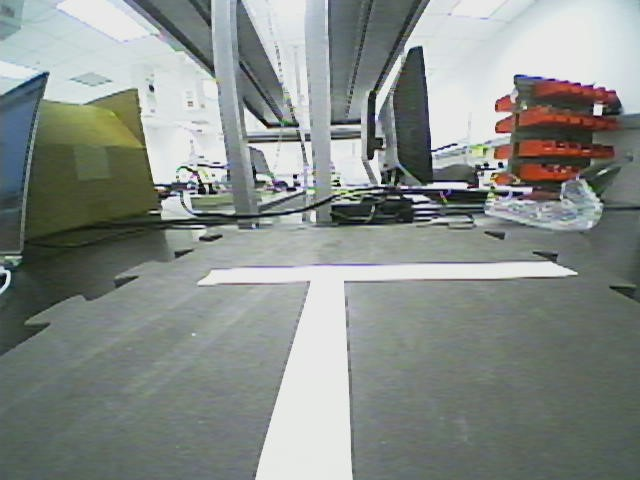
#> input picture mouse_code/Caitlin/OpenCV/15cm.jpg, 640 x 480 px, given in place of the camera
$ python intersects_pic.py
#> lines starting #> are read from the running program, lines starting #| are printed output that depends on the picture; after the words box and inside, x2 and y2 are one past the last pixel; in counts of white or black regions, pixels touching at a corner belong together; long printed decimals are rounded
import cv2
import numpy as np
import matplotlib.pyplot as plt
import matplotlib.image as mpimg
import math
# from PIL import Image

def initialize():
    vid = cv2.VideoCapture(1)
    return vid

def close(vid):
    vid.release()
    cv2.destroyAllWindows()
    print("Done")

def intersect(vid):

    ret = np.load("./Calibration/camera3_params/ret.npy")
#> (reads mouse_code/Caitlin/OpenCV/Calibration/camera2_params/ret.npy from the repository)
    mtx = np.load("./Calibration/camera3_params/mtx.npy")
#> (reads mouse_code/Caitlin/OpenCV/Calibration/camera3_params/mtx.npy from the repository)
    dist = np.load("./Calibration/camera3_params/dist.npy")
#> (reads mouse_code/Caitlin/OpenCV/Calibration/camera3_params/dist.npy from the repository)
    rvecs = np.load("./Calibration/camera3_params/rvecs.npy")
#> (reads mouse_code/Caitlin/OpenCV/Calibration/camera3_params/rvecs.npy from the repository)
    tvecs = np.load("./Calibration/camera3_params/tvecs.npy")
    newmtx = np.load("./Calibration/camera3_params/newmtx.npy")

    type = -1
    center_dist = -1

    if vid.isOpened():
        for i in range(0,3):
            ret, img = vid.read()
#> this loop made 3 passes
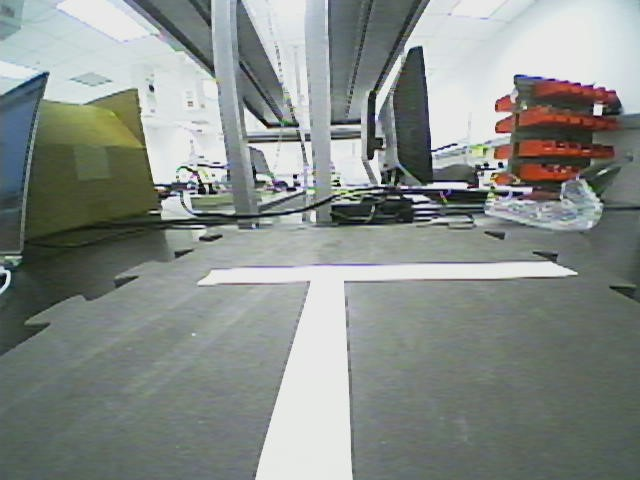
#> input picture mouse_code/Caitlin/OpenCV/15cm.jpg, 640 x 480 px, given in place of the camera

        og_img = cv2.undistort(img, mtx, dist, None, newmtx)
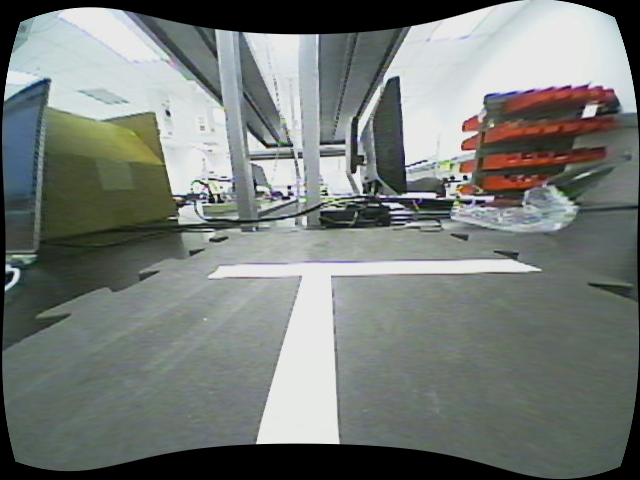
#> og_img: shape (480, 640, 3); mean B, G, R 120, 123.9, 118.5
#> img is the input picture: shape (480, 640, 3); mean B, G, R 137.4, 141.4, 135.3
        cv2.imwrite('og_img.jpg', og_img)

        # [13 lines of commented-out code are left out]
        c = 0.38
        c_add = 0
        c_h = 20
        c_v = 40

        img = og_img[int(len(og_img)*c + c_add):len(og_img)-c_v, c_h:len(og_img[0])-c_h]      # crop image
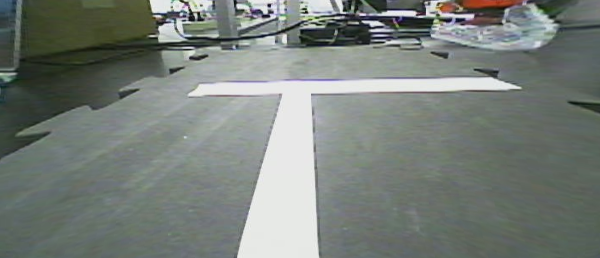
#> img: shape (258, 600, 3); mean B, G, R 121.4, 126.8, 119.7
        print("og_img dimensions: xLen = ", len(og_img[0]), "\tyLen = ", len(og_img))
#| og_img dimensions: xLen =  640 	yLen =  480
        print("img dimensions: xLen = ", len(img[0]), "\tyLen = ", len(img))
#| img dimensions: xLen =  600 	yLen =  258
        gray = cv2.cvtColor(img,cv2.COLOR_BGR2GRAY)                 # convert cropped image to grayscale
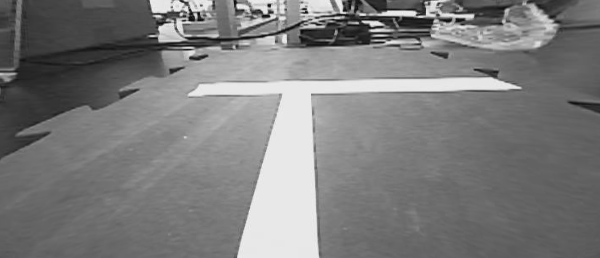
#> gray: shape (258, 600); min 9, max 252, mean 124.1
        og_gray = cv2.cvtColor(og_img,cv2.COLOR_BGR2GRAY)
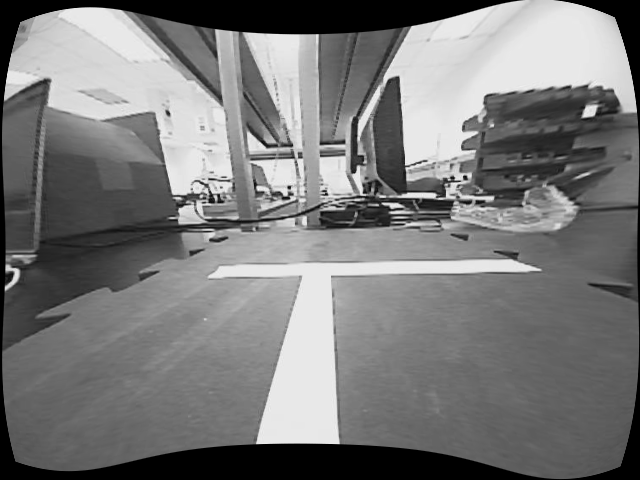
#> og_gray: shape (480, 640); min 0, max 252, mean 121.8
        edges = cv2.Canny(gray,200,255)                             # edge detection with Canny
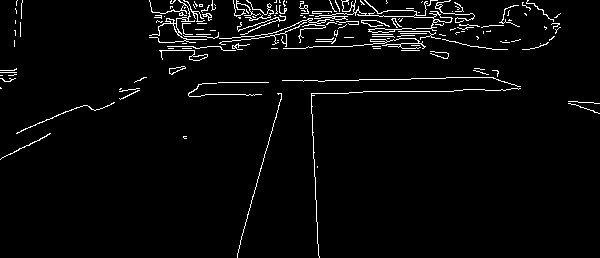
#> edges: shape (258, 600); 3.3% white in thin lines or dots
        cv2.imwrite('edges.jpg',edges)                              # write edges to image
        lines = cv2.HoughLines(edges,1,np.pi/180,20)                # detect lines

        if lines is not None:
            # [15 lines of commented-out code are left out]
            strong_lines = np.zeros([4,1,2])        # [vert1, vert2, horz1, horz2]

            n2 = 0
            numVert = 0
            numHorz = 0
            for n1 in range(0,len(lines)):
                for rho,theta in lines[n1]:
                    # print("rho = ", rho, ", theta = ", theta, "\tslope = ", -1/math.tan(theta))
                    if n1 == 0:
                        if math.tan(theta) != 0 and abs(-1/math.tan(theta)) > 1:
                            strong_lines[0] = lines[n1]
                            numVert += 1
                            print("stored vert1")
                        # slope not vertical and |slope|<0.5 and
                        elif math.tan(theta) != 0 and abs(1/math.tan(theta)) < 0.5:
                            y_center = -1/math.tan(theta)*(int(len(img[0])/2) - np.cos(theta)*rho) + np.sin(theta)*rho
                            print("y coordinate at x = ", int(len(img[0])/2), ": ", y_center)
                            cv2.circle(og_img,(int(len(img[0])/2) + c_h,int(y_center) + int(len(og_img)*c + c_add)),radius=1,color=(0,255,0),thickness=2)
                            if y_center > 0 and y_center < len(img[0]):
                                strong_lines[2] = lines[n1]
                                numHorz += 1
                        n2 = n2 + 1
                    else:
                        if rho < 0:
                           rho*=-1
                           theta-=np.pi
                        # print("rho = ", rho, " theta = ", theta)
                        closeness_rho = np.isclose(rho,strong_lines[0:n2,0,0],atol = 10)
                        closeness_theta = np.isclose(theta,strong_lines[0:n2,0,1],atol = np.pi/36)
                        closeness = np.all([closeness_rho,closeness_theta],axis=0)

                        #
                        if not any(closeness) and n2 < 4:                                   # check if potential strong line
                            if math.tan(theta) != 0 and abs(-1/math.tan(theta)) > 1 and numVert < 2:                  # check if pos vertical and no pos vert found
                                x_center = (int(len(img)/2) - np.sin(theta)*rho)/(-1/math.tan(theta)) + np.cos(theta)*rho
                                # print("x coordinate at y = ", int(len(img)/2), ": ", x_center)
                                # print("\t x_center>0 = ", x_center>0, ", x_center<len(img) = ", x_center<len(img))
                                if x_center > 0 and x_center < len(img[0]):
                                    if numVert > 0:
                                        if abs(x_center - ((int(len(img)/2) - np.sin(strong_lines[0][0][1])*strong_lines[0][0][0])/(-1/math.tan(strong_lines[0][0][1])) + np.cos(strong_lines[0][0][1])*strong_lines[0][0][0])) > 10:
                                            strong_lines[numVert] = lines[n1]
                                            numVert += 1
                                            n2 += 1
                                            print("stored vert2")
                                    else:
                                        strong_lines[0] = lines[n1]
                                        numVert += 1
                                        n2 += 1
                                        print("stored vert1")
                            elif math.tan(theta) != 0 and abs(1/math.tan(theta)) < 0.5 and numHorz < 2:                # check if horiz line and < 2 strong horizs
                                #strong_lines = np.concatenate((strong_lines, [lines[n1]]), axis=0)
                                y_center = -1/math.tan(theta)*(int(len(img[0])/2) - np.cos(theta)*rho) + np.sin(theta)*rho
                                print("y coordinate at x = ", int(len(img[0])/2), ": ", y_center)
                                cv2.circle(og_img,(int(len(img[0])/2) + c_h,int(y_center) + int(len(og_img)*c + c_add)),radius=1,color=(0,255,0),thickness=2)
                                if y_center > 0 and y_center < len(img[0]):
                                    if numHorz > 0:
                                        # Check for gap between potential horizontal and existing horizontal
                                        if abs(y_center - (-1/math.tan(strong_lines[2][0][1])*(int(len(img[0])/2) - np.cos(strong_lines[2][0][1])*strong_lines[2][0][0]) + np.sin(strong_lines[2][0][1])*strong_lines[2][0][0])) > 10:
                                            strong_lines[2 + numHorz] = lines[n1]
                                            numHorz += 1
                                            n2 += 1
                                    else:
                                        strong_lines[2 + numHorz] = lines[n1]
                                        numHorz += 1
                                        n2 += 1
#> this loop made 3175 passes
#| y coordinate at x =  300 :  92.778
#| y coordinate at x =  300 :  12.477
#| stored vert1
#| stored vert2
#> og_img: shape (480, 640, 3); 0.01% of pixels changed, all inside (x1, y1, x2, y2) = (318, 192, 323, 277)
#> after the loop, n2 = 4; numHorz = 2; numVert = 2; rho = 176; strong_lines = [[297, 0.279], [-305, 3.09], [98, 1.55], [2, 1.61]]; theta = -0.0175

            print("numVert = ", numVert, ", numHorz = ", numHorz)
#| numVert =  2 , numHorz =  2

            # print("strong lines before deletion: ")
            # print(strong_lines)
            # print(strong_lines.shape)


            if numVert > 1:
                # Remove unnecessary array elements
                if numHorz < 2:
                    for n in range(numHorz + 2, 4):
                        #print("deleting n = ", 5-n)
                        strong_lines = np.delete(strong_lines, len(strong_lines)-1, 0)

                print("strong lines after deletion: ")
                print(strong_lines)
#| [[[ 2.97000000e+02  2.79252678e-01]]
#|  [[-3.05000000e+02  3.08923268e+00]]
#|  [[ 9.80000000e+01  1.55334306e+00]]
#|  [[ 2.00000000e+00  1.60570288e+00]]]

                # Display strong lines
                i = 0
                for line in strong_lines:
                    for rho,theta in line:
                        a = np.cos(theta)
                        b = np.sin(theta)
                        x0 = a*rho
                        y0 = b*rho
                        x1 = int(x0 + 1000*(-b))
                        y1 = int(y0 + 1000*(a))
                        x2 = int(x0 - 1000*(-b))
                        y2 = int(y0 - 1000*(a))
                        cv2.line(img,(x1,y1),(x2,y2),(10+80*i,0,0),2)
                        i += 1
#> this loop made 4 passes
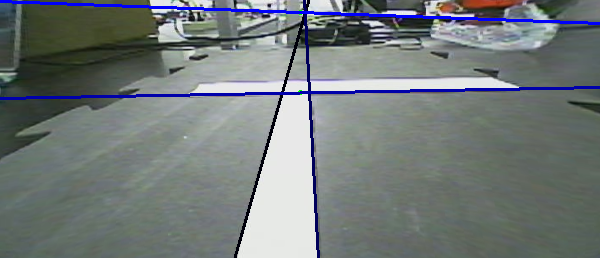
#> img: shape (258, 600, 3); 3.31% of pixels changed, all inside (x1, y1, x2, y2) = (0, 0, 600, 258)
#> after the loop, i = 4
                # [40 lines of commented-out code are left out]
                if numHorz > 0 :
                    print("numHorz > 0")
                    def intersection(l1, l2):
                        rho1, theta1 = l1[0]
                        rho2, theta2 = l2[0]
                        A = np.array([
                            [np.cos(theta1), np.sin(theta1)],
                            [np.cos(theta2), np.sin(theta2)]])
                        b = np.array([[rho1], [rho2]])
                        x0, y0 = np.linalg.solve(A, b)
                        x0, y0 = int(np.round(x0)), int(np.round(y0))
                        return [[x0, y0]]

                    if numHorz > 1 :    # Both intersecting edges present
                        print("numHorz > 1")
                        # Calculate 4 corners of intersection
                        corners = []
                        i = 0
                        while i < 2:
                            j = 2
                            while j < 2 + numHorz:
                                corners.append(intersection(strong_lines[i], strong_lines[j]))
                                j += 1
                            i += 1
#> this loop made 2 passes
#> after the loop, corners = [[[282, 93]], [[305, 13]], [[310, 93]], [[306, 13]]]; i = 2

                        # Calculate center of intersection
                        centerX = int((corners[0][0][0] + corners[2][0][0] + corners[1][0][0] + corners[3][0][0])/4)
#> centerX = 300
                        centerY = int((corners[0][0][1] + corners[2][0][1] + corners[1][0][1] + corners[3][0][1])/4)
#> centerY = 53

                        # Horizontal midline slope = average of horiz slopes
                        # print("slope horz1 = ", -1/math.tan(strong_lines[2][0][1]), ", slope horz2 = ", -1/math.tan(strong_lines[3][0][1]))
                        midH_slope = ((-1/math.tan(strong_lines[2][0][1])) + (-1/math.tan(strong_lines[3][0][1])))/2
#> midH_slope = 0.00873


                    else :              # One intersecting edge present; center is average of intersections
                        print("numHorz = 1")
                        corners = [intersection(strong_lines[0], strong_lines[2]), intersection(strong_lines[1], strong_lines[2])]
                        centerX = int((corners[0][0][0] + corners[1][0][0])/2)
                        centerY = int((corners[0][0][1] + corners[1][0][1])/2)

                        # Horizontal midline slope = single horiz slope
                        midH_slope = 1/math.tan(strong_lines[2][0][1])

                else :
                    centerY = int(len(img)/2)
                    coords = []
                    for line in strong_lines:
                        for rho,theta in line:
                            a = np.cos(theta)
                            b = np.sin(theta)
                            x0 = a*rho
                            y0 = b*rho
                            x1 = int(x0 + 1000*(-b))
                            y1 = int(y0 + 1000*(a))
                            x2 = int(x0 - 1000*(-b))
                            y2 = int(y0 - 1000*(a))
                            print("(", x1, ", ", y1, "), (", x2, ", ", y2, ")")
                            slope = -1/math.tan(theta)
                            y3 = centerY
                            x3 = (y3 - y2)/slope + x2
                            coords.append(x3)
                        print("coords: ")
                        print(coords)
                    centerX = int((coords[0] + coords[1])/2)

                    # Horizontal midline slope = 0
                    midH_slope = 0

                # print("midH_slope = ", midH_slope)
                print("centerX = ", centerX, "\txDim = ", len(img[0]))
#| centerX =  300 	xDim =  600
                print("centerY = ", centerY, "\tyDim = ", len(img))
#| centerY =  53 	yDim =  258
                # center_dist = 13*math.pow(1.03,-0.2*centerY) + 8           # distance eq for cam 1, mouse C
                center_dist = 12*math.pow(1.03,-0.3*centerY) + 8           # distance eq for cam 3, mouse D
#> center_dist = 15.5
                # center_dist = 14*math.pow(1.03,-0.2*centerY) + 7            # distance eq for cam 2, mouse G
                print("distance to intersection: ", center_dist)
#| distance to intersection:  15.500
                cv2.circle(img,(centerX,centerY),radius=1,color=(0,255,0),thickness=2)
#> img: shape (258, 600, 3); 0.01% of pixels changed, all inside (x1, y1, x2, y2) = (298, 51, 303, 56)
                cv2.imwrite('samplePoints.jpg', img)
                cv2.circle(og_img,(centerX + c_h,centerY + int(len(og_img)*c + c_add)),radius=1,color=(0,255,0),thickness=2)
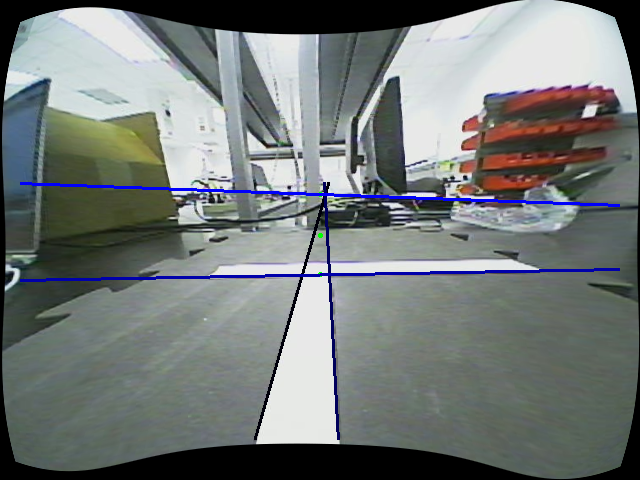
#> og_img: shape (480, 640, 3); mean B, G, R 120.3, 121.4, 116.1


                left = 0
                right = 0
                up = 0
                down = 0
                upL = 0
                upR = 0
                downL = 0
                downR = 0

                threshold = 220

                # Check left of center
                leftX = centerX - 90
#> leftX = 210
                leftY = int(midH_slope*(leftX - centerX) + centerY)
#> leftY = 52
                cv2.circle(og_img,(leftX + c_h,leftY + int(len(og_img)*c)),radius=1,color=(0,0,255),thickness=2)
#> og_img: shape (480, 640, 3); 0.01% of pixels changed, all inside (x1, y1, x2, y2) = (228, 232, 233, 237)
                if og_gray[leftY + int(len(og_img)*c) + c_add][leftX + c_h] > threshold :
                    left = 1
                # cv2.imwrite('og_samplePoints.jpg',og_img)

                # Check right of center
                rightX = centerX + 90
#> rightX = 390
                rightY = int(midH_slope*(rightX - centerX) + centerY)
#> rightY = 53
                cv2.circle(og_img,(rightX + c_h,rightY + int(len(og_img)*c)),radius=1,color=(0,0,100),thickness=2)
#> og_img: shape (480, 640, 3); mean B, G, R 120.2, 121.4, 116.1
                if og_gray[rightY + int(len(og_img)*c) + c_add][rightX + c_h] > threshold :
                    right = 1
                # [9 lines of commented-out code are left out]
                deltaU = 70
                # print("deltaU = ", deltaU)
                upY = centerY - deltaU
#> upY = -17
                upY = int(math.log(2/13 + math.pow(1.03,-0.2*centerY),1.03)/-0.2)       # upY for cam2
#> upY = 20
                if upY < 0:
                    upY = 0
                cv2.circle(og_img,(centerX + c_h,upY + int(len(og_img)*c)),radius=1,color=(0,0,255),thickness=2)
#> og_img: shape (480, 640, 3); mean B, G, R 120.2, 121.4, 116.1
                if og_gray[upY + int(len(og_img)*c) + c_add][centerX + c_h] > threshold :
                    up = 1
                # [9 lines of commented-out code are left out]
                deltaD = 100
                downY = centerY + deltaD
#> downY = 153
                # downY = int(math.log(math.pow(1.03,-0.2*centerY) - 2/13,1.03)/-0.2)
                print("deltaD = ", deltaD)
                downY = centerY + deltaD
                if downY >= len(img):
                    downY = len(img) - 1
                # print("centerX + c_h: ", centerX + c_h, "\tdownY+adj: ", downY + int(len(og_img)*c))
                cv2.circle(og_img,(centerX + c_h,downY + int(len(og_img)*c)),radius=1,color=(255,255,0),thickness=2)
#> og_img: shape (480, 640, 3); mean B, G, R 120.2, 121.4, 116.1
                if og_gray[downY + int(len(og_img)*c) + c_add][centerX + c_h] > threshold :
                    down = 1

                if og_gray[upY + int(len(og_img)*c)][leftX + c_h] > threshold:
                    upL = 1

                if og_gray[upY + int(len(og_img)*c)][rightX + c_h] > threshold:
                    upR = 1

                if og_gray[downY + int(len(og_img)*c)][leftX + c_h] > threshold:
                    downL = 1

                if og_gray[downY + int(len(og_img)*c)][rightX + c_h] > threshold:
                    downR = 1

                print("samplePoints:")
                print("center: ", og_gray[centerY + int(len(og_img)*c) + c_add][centerX + c_h])
#| center:  167
                print("up: ", og_gray[upY + int(len(og_img)*c) + c_add][centerX + c_h])
#| up:  165
                print("down: ", og_gray[downY + int(len(og_img)*c) + c_add][centerX + c_h])
#| down:  232
                print("left: ", og_gray[leftY + int(len(og_img)*c) + c_add][leftX + c_h])
#| left:  152
                print("right: ", og_gray[rightY + int(len(og_img)*c) + c_add][rightX + c_h])
#| right:  147
                print("up left: ", og_gray[upY + int(len(og_img)*c) + c_add][leftX + c_h])
#| up left:  156
                print("up right: ", og_gray[upY + int(len(og_img)*c) + c_add][rightX + c_h])
#| up right:  25
                print("down left: ", og_gray[downY + int(len(og_img)*c) + c_add][leftX + c_h])
#| down left:  144
                print("down right: ", og_gray[downY + int(len(og_img)*c) + c_add][rightX + c_h])
#| down right:  128

                # cv2.imwrite('samplePoints.jpg',img)
                cv2.imwrite('og_samplePoints.jpg',og_img)
                print("left, right, up, down: ", left, ", ", right, ", ", up, ", ", down)


                # Display intersection type
                binary = 8*left + 4*right + 2*up + down
                mazeEnd = upL + upR + downL + downR

                print("binary = ", binary)
                print()
                if mazeEnd > 1:
                    type = 8
                    print("MAZE END")
                elif binary == 3:
                    type = 0
                    print("straight")
                elif binary == 15:
                    type = 1
                    print("cross")
                elif binary == 13:
                    type = 2
                    print("straight T")
                elif binary == 7:
                    type = 3
                    print("right T")
                elif binary == 11:
                    type = 4
                    print("left T")
                elif binary == 9:
                    type = 5
                    print("left corner")
                elif binary == 5:
                    type = 6
                    print("right corner")
                elif binary == 1:
                    type = 7
                    print("end")
                else :
                    print("error")
            else:
                print("No path detected")

    return [type, int(center_dist)]

v = initialize()
print("start 1")
arr = intersect(v)
#> arr = [7, 15]
print("\n\ntype1 = ", arr[0], " at ", arr[1], " cm")
#| type1 =  7  at  15  cm
print("start 2")
t = intersect(v)
#| og_img dimensions: xLen =  640 	yLen =  480
#| img dimensions: xLen =  600 	yLen =  258
#> the loop in intersect (call 2), `for n1 in range(0,len(lines)):` made 3175 passes
#| y coordinate at x =  300 :  92.778
#| y coordinate at x =  300 :  12.477
#| stored vert1
#| stored vert2
#| numVert =  2 , numHorz =  2
#| [[[ 2.97000000e+02  2.79252678e-01]]
#|  [[-3.05000000e+02  3.08923268e+00]]
#|  [[ 9.80000000e+01  1.55334306e+00]]
#|  [[ 2.00000000e+00  1.60570288e+00]]]
#> the loop in intersect (call 2), `for line in strong_lines:` made 4 passes
#> the loop in intersect (call 2), `while i < 2:` made 2 passes
#| centerX =  300 	xDim =  600
#| centerY =  53 	yDim =  258
#| distance to intersection:  15.500
#| center:  167
#| up:  165
#| down:  232
#| left:  152
#| right:  147
#| up left:  156
#| up right:  25
#| down left:  144
#| down right:  128
#> t = [7, 15]
print("\n\ntype2 = ", t)
#| type2 =  [7, 15]
close(v)
